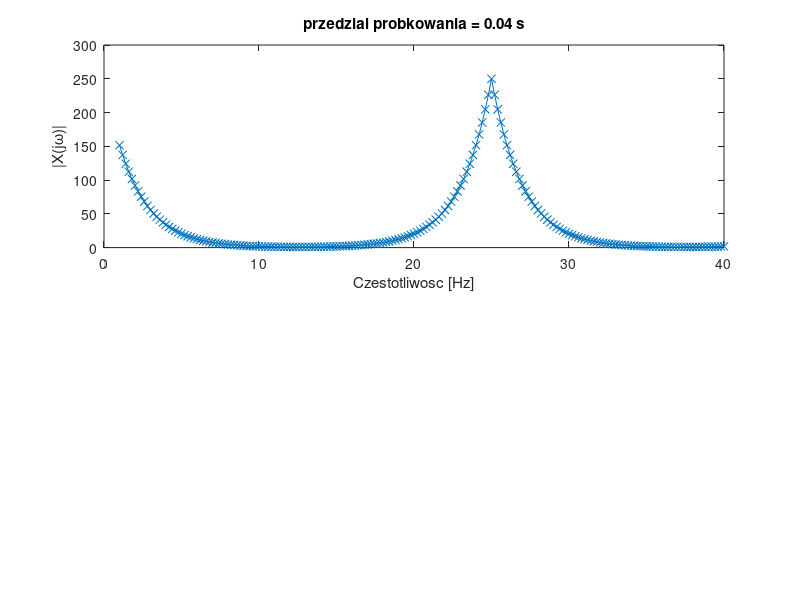

MATLAB code for this plot:
clear all
close all

T = [0.04 0.07];
N=64;
n = -N/2:(N/2-1);
m(1,:) = n/T(1);
m(2,:) = n/T(2);
f= 1:0.2:40;
%m = [0:M];
%m = 0:M
F = 40;
X = zeros(2,length(f));

for i=1:length(f)
    X(1,i)=1/T(1) * sum(10*exp((-abs(f(i) - m(1,:)))/2));
    X(2,i)=1/T(2) * sum(10*exp((-abs(f(i) - m(2,:)))/2)); 
end
%X(:,1) = X(:,1) + 10*exp(-1*abs(f-m/T(2))/2);
subplot(2,1,1)
plot(f,abs(X(1,:)),'-x'); 
title('przedzial probkowania = 0.04 s'); 
xlabel('Czestotliwosc [Hz]'); 
ylabel(['|X(j\omega)|']) 
% subplot(2,1,2)
% plot(X(:,2))